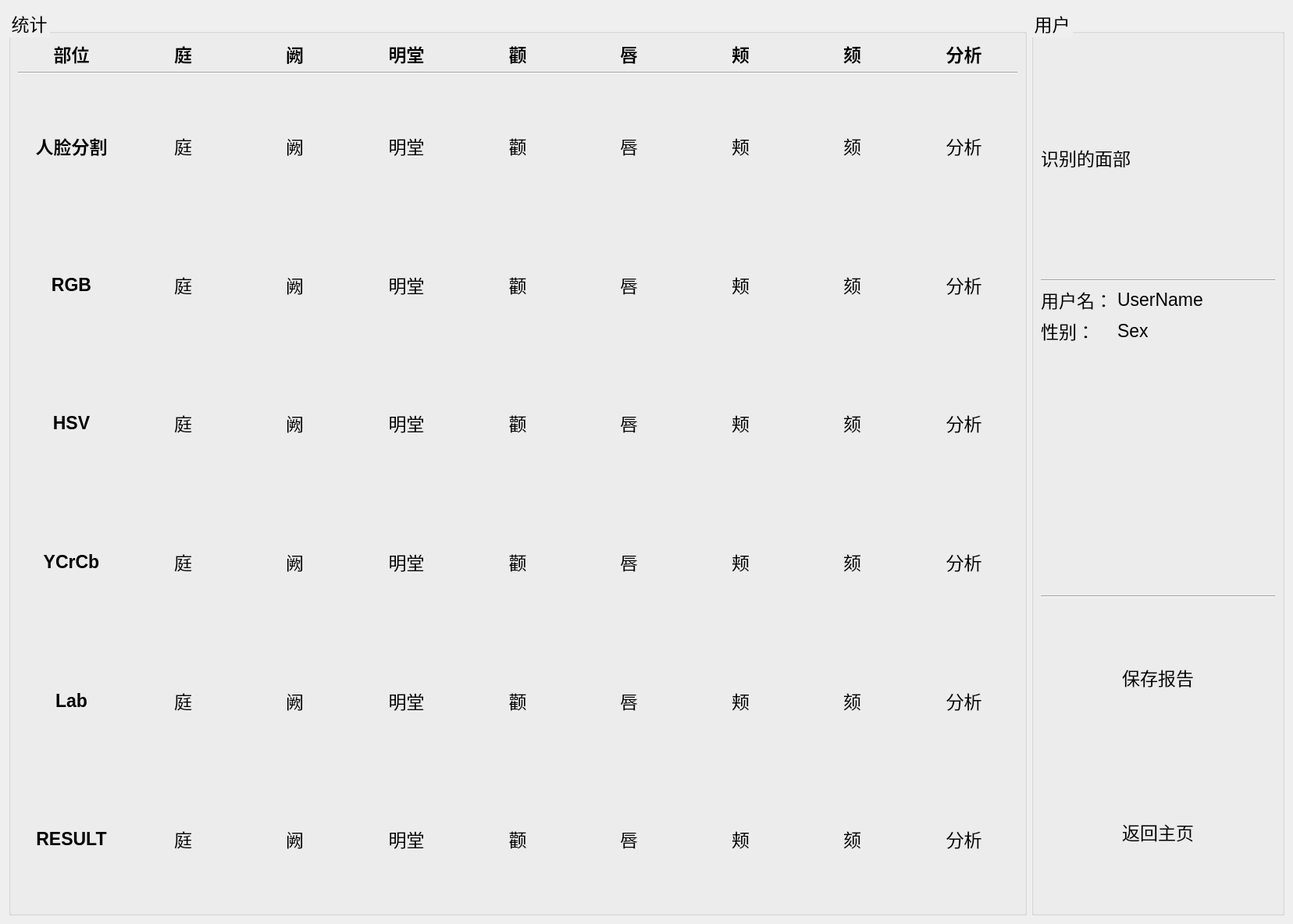
<?xml version="1.0" encoding="UTF-8"?>
<ui version="4.0">
 <class>Form</class>
 <widget class="QWidget" name="Form">
  <property name="geometry">
   <rect>
    <x>0</x>
    <y>0</y>
    <width>1656</width>
    <height>1184</height>
   </rect>
  </property>
  <property name="windowTitle">
   <string>Form</string>
  </property>
  <property name="styleSheet">
   <string notr="true">font-size:23px</string>
  </property>
  <layout class="QHBoxLayout" name="horizontalLayout" stretch="8,1">
   <item>
    <widget class="QGroupBox" name="groupBox">
     <property name="title">
      <string>统计</string>
     </property>
     <layout class="QVBoxLayout" name="verticalLayout_2" stretch="1,7,7,7,7,7,7,7">
      <item>
       <layout class="QHBoxLayout" name="horizontalLayout_header">
        <item>
         <widget class="QLabel" name="label_part_header">
          <property name="enabled">
           <bool>true</bool>
          </property>
          <property name="styleSheet">
           <string notr="true">font-weight:bold</string>
          </property>
          <property name="text">
           <string>部位</string>
          </property>
          <property name="alignment">
           <set>Qt::AlignCenter</set>
          </property>
         </widget>
        </item>
        <item>
         <widget class="QLabel" name="label_ting_header">
          <property name="styleSheet">
           <string notr="true">font-weight:bold</string>
          </property>
          <property name="text">
           <string>庭</string>
          </property>
          <property name="alignment">
           <set>Qt::AlignCenter</set>
          </property>
         </widget>
        </item>
        <item>
         <widget class="QLabel" name="label_label_que_herder">
          <property name="styleSheet">
           <string notr="true">font-weight:bold</string>
          </property>
          <property name="text">
           <string>阙</string>
          </property>
          <property name="alignment">
           <set>Qt::AlignCenter</set>
          </property>
         </widget>
        </item>
        <item>
         <widget class="QLabel" name="label_ming_tang_header">
          <property name="styleSheet">
           <string notr="true">font-weight:bold</string>
          </property>
          <property name="text">
           <string>明堂</string>
          </property>
          <property name="alignment">
           <set>Qt::AlignCenter</set>
          </property>
         </widget>
        </item>
        <item>
         <widget class="QLabel" name="lebel_quan_header">
          <property name="styleSheet">
           <string notr="true">font-weight:bold</string>
          </property>
          <property name="text">
           <string>颧</string>
          </property>
          <property name="alignment">
           <set>Qt::AlignCenter</set>
          </property>
         </widget>
        </item>
        <item>
         <widget class="QLabel" name="label_chun_header">
          <property name="styleSheet">
           <string notr="true">font-weight:bold</string>
          </property>
          <property name="text">
           <string>唇</string>
          </property>
          <property name="alignment">
           <set>Qt::AlignCenter</set>
          </property>
         </widget>
        </item>
        <item>
         <widget class="QLabel" name="label_jia_header">
          <property name="styleSheet">
           <string notr="true">font-weight:bold</string>
          </property>
          <property name="text">
           <string>颊</string>
          </property>
          <property name="alignment">
           <set>Qt::AlignCenter</set>
          </property>
         </widget>
        </item>
        <item>
         <widget class="QLabel" name="label_ke_header">
          <property name="styleSheet">
           <string notr="true">font-weight:bold</string>
          </property>
          <property name="text">
           <string>颏</string>
          </property>
          <property name="alignment">
           <set>Qt::AlignCenter</set>
          </property>
         </widget>
        </item>
        <item>
         <widget class="QLabel" name="label_fenxi_header">
          <property name="styleSheet">
           <string notr="true">font-weight:bold</string>
          </property>
          <property name="text">
           <string>分析</string>
          </property>
          <property name="alignment">
           <set>Qt::AlignCenter</set>
          </property>
         </widget>
        </item>
       </layout>
      </item>
      <item>
       <widget class="Line" name="line">
        <property name="orientation">
         <enum>Qt::Horizontal</enum>
        </property>
       </widget>
      </item>
      <item>
       <layout class="QHBoxLayout" name="horizontalLayout_user">
        <item>
         <widget class="QLabel" name="label_part_user">
          <property name="enabled">
           <bool>true</bool>
          </property>
          <property name="styleSheet">
           <string notr="true">font-weight:bold</string>
          </property>
          <property name="text">
           <string>人脸分割</string>
          </property>
          <property name="alignment">
           <set>Qt::AlignCenter</set>
          </property>
         </widget>
        </item>
        <item>
         <widget class="QLabel" name="label_ting_user">
          <property name="text">
           <string>庭</string>
          </property>
          <property name="alignment">
           <set>Qt::AlignCenter</set>
          </property>
         </widget>
        </item>
        <item>
         <widget class="QLabel" name="label_label_que_user">
          <property name="text">
           <string>阙</string>
          </property>
          <property name="alignment">
           <set>Qt::AlignCenter</set>
          </property>
         </widget>
        </item>
        <item>
         <widget class="QLabel" name="label_ming_tang_user">
          <property name="text">
           <string>明堂</string>
          </property>
          <property name="alignment">
           <set>Qt::AlignCenter</set>
          </property>
         </widget>
        </item>
        <item>
         <widget class="QLabel" name="lebel_quan_user">
          <property name="text">
           <string>颧</string>
          </property>
          <property name="alignment">
           <set>Qt::AlignCenter</set>
          </property>
         </widget>
        </item>
        <item>
         <widget class="QLabel" name="label_chun_user">
          <property name="text">
           <string>唇</string>
          </property>
          <property name="alignment">
           <set>Qt::AlignCenter</set>
          </property>
         </widget>
        </item>
        <item>
         <widget class="QLabel" name="label_jia_user">
          <property name="text">
           <string>颊</string>
          </property>
          <property name="alignment">
           <set>Qt::AlignCenter</set>
          </property>
         </widget>
        </item>
        <item>
         <widget class="QLabel" name="label_ke_user">
          <property name="text">
           <string>颏</string>
          </property>
          <property name="alignment">
           <set>Qt::AlignCenter</set>
          </property>
         </widget>
        </item>
        <item>
         <widget class="QLabel" name="label_fenxi_user">
          <property name="text">
           <string>分析</string>
          </property>
          <property name="alignment">
           <set>Qt::AlignCenter</set>
          </property>
         </widget>
        </item>
       </layout>
      </item>
      <item>
       <layout class="QHBoxLayout" name="horizontalLayout_rgb">
        <item>
         <widget class="QLabel" name="label_part_rgb">
          <property name="enabled">
           <bool>true</bool>
          </property>
          <property name="styleSheet">
           <string notr="true">font-weight:bold</string>
          </property>
          <property name="text">
           <string>RGB</string>
          </property>
          <property name="alignment">
           <set>Qt::AlignCenter</set>
          </property>
         </widget>
        </item>
        <item>
         <widget class="QLabel" name="label_ting_rgb">
          <property name="text">
           <string>庭</string>
          </property>
          <property name="alignment">
           <set>Qt::AlignCenter</set>
          </property>
         </widget>
        </item>
        <item>
         <widget class="QLabel" name="label_label_que_rgb">
          <property name="text">
           <string>阙</string>
          </property>
          <property name="alignment">
           <set>Qt::AlignCenter</set>
          </property>
         </widget>
        </item>
        <item>
         <widget class="QLabel" name="label_ming_tang_rgb">
          <property name="text">
           <string>明堂</string>
          </property>
          <property name="alignment">
           <set>Qt::AlignCenter</set>
          </property>
         </widget>
        </item>
        <item>
         <widget class="QLabel" name="lebel_quan_rgb">
          <property name="text">
           <string>颧</string>
          </property>
          <property name="alignment">
           <set>Qt::AlignCenter</set>
          </property>
         </widget>
        </item>
        <item>
         <widget class="QLabel" name="label_chun_rgb">
          <property name="text">
           <string>唇</string>
          </property>
          <property name="alignment">
           <set>Qt::AlignCenter</set>
          </property>
         </widget>
        </item>
        <item>
         <widget class="QLabel" name="label_jia_rgb">
          <property name="text">
           <string>颊</string>
          </property>
          <property name="alignment">
           <set>Qt::AlignCenter</set>
          </property>
         </widget>
        </item>
        <item>
         <widget class="QLabel" name="label_ke_rgb">
          <property name="text">
           <string>颏</string>
          </property>
          <property name="alignment">
           <set>Qt::AlignCenter</set>
          </property>
         </widget>
        </item>
        <item>
         <widget class="QLabel" name="label_fenxi_rgb">
          <property name="text">
           <string>分析</string>
          </property>
          <property name="alignment">
           <set>Qt::AlignCenter</set>
          </property>
         </widget>
        </item>
       </layout>
      </item>
      <item>
       <layout class="QHBoxLayout" name="horizontalLayout_hsv">
        <item>
         <widget class="QLabel" name="label_part_hsv">
          <property name="enabled">
           <bool>true</bool>
          </property>
          <property name="styleSheet">
           <string notr="true">font-weight:bold</string>
          </property>
          <property name="text">
           <string>HSV</string>
          </property>
          <property name="alignment">
           <set>Qt::AlignCenter</set>
          </property>
         </widget>
        </item>
        <item>
         <widget class="QLabel" name="label_ting_hsv">
          <property name="text">
           <string>庭</string>
          </property>
          <property name="alignment">
           <set>Qt::AlignCenter</set>
          </property>
         </widget>
        </item>
        <item>
         <widget class="QLabel" name="label_que_hsv">
          <property name="text">
           <string>阙</string>
          </property>
          <property name="alignment">
           <set>Qt::AlignCenter</set>
          </property>
         </widget>
        </item>
        <item>
         <widget class="QLabel" name="label_ming_tang_hsv">
          <property name="text">
           <string>明堂</string>
          </property>
          <property name="alignment">
           <set>Qt::AlignCenter</set>
          </property>
         </widget>
        </item>
        <item>
         <widget class="QLabel" name="lebel_quan_hsv">
          <property name="text">
           <string>颧</string>
          </property>
          <property name="alignment">
           <set>Qt::AlignCenter</set>
          </property>
         </widget>
        </item>
        <item>
         <widget class="QLabel" name="label_chun_hsv">
          <property name="text">
           <string>唇</string>
          </property>
          <property name="alignment">
           <set>Qt::AlignCenter</set>
          </property>
         </widget>
        </item>
        <item>
         <widget class="QLabel" name="label_jia_hsv">
          <property name="text">
           <string>颊</string>
          </property>
          <property name="alignment">
           <set>Qt::AlignCenter</set>
          </property>
         </widget>
        </item>
        <item>
         <widget class="QLabel" name="label_ke_hsv">
          <property name="text">
           <string>颏</string>
          </property>
          <property name="alignment">
           <set>Qt::AlignCenter</set>
          </property>
         </widget>
        </item>
        <item>
         <widget class="QLabel" name="label_fenxi_hsv">
          <property name="text">
           <string>分析</string>
          </property>
          <property name="alignment">
           <set>Qt::AlignCenter</set>
          </property>
         </widget>
        </item>
       </layout>
      </item>
      <item>
       <layout class="QHBoxLayout" name="horizontalLayout_ycrcb">
        <item>
         <widget class="QLabel" name="label_part_ycrcb">
          <property name="enabled">
           <bool>true</bool>
          </property>
          <property name="styleSheet">
           <string notr="true">font-weight:bold</string>
          </property>
          <property name="text">
           <string>YCrCb</string>
          </property>
          <property name="alignment">
           <set>Qt::AlignCenter</set>
          </property>
         </widget>
        </item>
        <item>
         <widget class="QLabel" name="label_ting_ycrcb">
          <property name="text">
           <string>庭</string>
          </property>
          <property name="alignment">
           <set>Qt::AlignCenter</set>
          </property>
         </widget>
        </item>
        <item>
         <widget class="QLabel" name="label_que_ycrcb">
          <property name="text">
           <string>阙</string>
          </property>
          <property name="alignment">
           <set>Qt::AlignCenter</set>
          </property>
         </widget>
        </item>
        <item>
         <widget class="QLabel" name="label_ming_tang_ycrcb">
          <property name="text">
           <string>明堂</string>
          </property>
          <property name="alignment">
           <set>Qt::AlignCenter</set>
          </property>
         </widget>
        </item>
        <item>
         <widget class="QLabel" name="lebel_quan_ycrcb">
          <property name="text">
           <string>颧</string>
          </property>
          <property name="alignment">
           <set>Qt::AlignCenter</set>
          </property>
         </widget>
        </item>
        <item>
         <widget class="QLabel" name="label_chun_ycrcb">
          <property name="text">
           <string>唇</string>
          </property>
          <property name="alignment">
           <set>Qt::AlignCenter</set>
          </property>
         </widget>
        </item>
        <item>
         <widget class="QLabel" name="label_jia_ycrcb">
          <property name="text">
           <string>颊</string>
          </property>
          <property name="alignment">
           <set>Qt::AlignCenter</set>
          </property>
         </widget>
        </item>
        <item>
         <widget class="QLabel" name="label_ke_ycrcb">
          <property name="text">
           <string>颏</string>
          </property>
          <property name="alignment">
           <set>Qt::AlignCenter</set>
          </property>
         </widget>
        </item>
        <item>
         <widget class="QLabel" name="label_fenxi_ycrcb">
          <property name="text">
           <string>分析</string>
          </property>
          <property name="alignment">
           <set>Qt::AlignCenter</set>
          </property>
         </widget>
        </item>
       </layout>
      </item>
      <item>
       <layout class="QHBoxLayout" name="horizontalLayout_lab">
        <item>
         <widget class="QLabel" name="label_part_lab">
          <property name="enabled">
           <bool>true</bool>
          </property>
          <property name="styleSheet">
           <string notr="true">font-weight:bold</string>
          </property>
          <property name="text">
           <string>Lab</string>
          </property>
          <property name="alignment">
           <set>Qt::AlignCenter</set>
          </property>
         </widget>
        </item>
        <item>
         <widget class="QLabel" name="label_ting_lab">
          <property name="text">
           <string>庭</string>
          </property>
          <property name="alignment">
           <set>Qt::AlignCenter</set>
          </property>
         </widget>
        </item>
        <item>
         <widget class="QLabel" name="label_que_lab">
          <property name="text">
           <string>阙</string>
          </property>
          <property name="alignment">
           <set>Qt::AlignCenter</set>
          </property>
         </widget>
        </item>
        <item>
         <widget class="QLabel" name="label_ming_tang_lab">
          <property name="text">
           <string>明堂</string>
          </property>
          <property name="alignment">
           <set>Qt::AlignCenter</set>
          </property>
         </widget>
        </item>
        <item>
         <widget class="QLabel" name="lebel_quan_lab">
          <property name="text">
           <string>颧</string>
          </property>
          <property name="alignment">
           <set>Qt::AlignCenter</set>
          </property>
         </widget>
        </item>
        <item>
         <widget class="QLabel" name="label_chun_lab">
          <property name="text">
           <string>唇</string>
          </property>
          <property name="alignment">
           <set>Qt::AlignCenter</set>
          </property>
         </widget>
        </item>
        <item>
         <widget class="QLabel" name="label_jia_lab">
          <property name="text">
           <string>颊</string>
          </property>
          <property name="alignment">
           <set>Qt::AlignCenter</set>
          </property>
         </widget>
        </item>
        <item>
         <widget class="QLabel" name="label_ke_lab">
          <property name="text">
           <string>颏</string>
          </property>
          <property name="alignment">
           <set>Qt::AlignCenter</set>
          </property>
         </widget>
        </item>
        <item>
         <widget class="QLabel" name="label_fenxi_lab">
          <property name="text">
           <string>分析</string>
          </property>
          <property name="alignment">
           <set>Qt::AlignCenter</set>
          </property>
         </widget>
        </item>
       </layout>
      </item>
      <item>
       <layout class="QHBoxLayout" name="horizontalLayout_result">
        <item>
         <widget class="QLabel" name="label_part_result">
          <property name="enabled">
           <bool>true</bool>
          </property>
          <property name="styleSheet">
           <string notr="true">font-weight:bold</string>
          </property>
          <property name="text">
           <string>RESULT</string>
          </property>
          <property name="alignment">
           <set>Qt::AlignCenter</set>
          </property>
         </widget>
        </item>
        <item>
         <widget class="QLabel" name="label_ting_result">
          <property name="text">
           <string>庭</string>
          </property>
          <property name="alignment">
           <set>Qt::AlignCenter</set>
          </property>
         </widget>
        </item>
        <item>
         <widget class="QLabel" name="label_que_result">
          <property name="text">
           <string>阙</string>
          </property>
          <property name="alignment">
           <set>Qt::AlignCenter</set>
          </property>
         </widget>
        </item>
        <item>
         <widget class="QLabel" name="label_ming_tang_result">
          <property name="text">
           <string>明堂</string>
          </property>
          <property name="alignment">
           <set>Qt::AlignCenter</set>
          </property>
         </widget>
        </item>
        <item>
         <widget class="QLabel" name="lebel_quan_result">
          <property name="text">
           <string>颧</string>
          </property>
          <property name="alignment">
           <set>Qt::AlignCenter</set>
          </property>
         </widget>
        </item>
        <item>
         <widget class="QLabel" name="label_chun_result">
          <property name="text">
           <string>唇</string>
          </property>
          <property name="alignment">
           <set>Qt::AlignCenter</set>
          </property>
         </widget>
        </item>
        <item>
         <widget class="QLabel" name="label_jia_result">
          <property name="text">
           <string>颊</string>
          </property>
          <property name="alignment">
           <set>Qt::AlignCenter</set>
          </property>
         </widget>
        </item>
        <item>
         <widget class="QLabel" name="label_ke_result">
          <property name="text">
           <string>颏</string>
          </property>
          <property name="alignment">
           <set>Qt::AlignCenter</set>
          </property>
         </widget>
        </item>
        <item>
         <widget class="QLabel" name="label_fenxi_result">
          <property name="text">
           <string>分析</string>
          </property>
          <property name="alignment">
           <set>Qt::AlignCenter</set>
          </property>
         </widget>
        </item>
       </layout>
      </item>
     </layout>
    </widget>
   </item>
   <item>
    <widget class="QGroupBox" name="groupBox_2">
     <property name="title">
      <string>用户</string>
     </property>
     <layout class="QVBoxLayout" name="verticalLayout_6" stretch="0">
      <item>
       <layout class="QVBoxLayout" name="verticalLayout_5" stretch="0,0,0,0,0">
        <property name="sizeConstraint">
         <enum>QLayout::SetDefaultConstraint</enum>
        </property>
        <item>
         <layout class="QVBoxLayout" name="verticalLayout_3">
          <item>
           <widget class="QLabel" name="label_face_drawed">
            <property name="sizePolicy">
             <sizepolicy hsizetype="Minimum" vsizetype="Fixed">
              <horstretch>0</horstretch>
              <verstretch>0</verstretch>
             </sizepolicy>
            </property>
            <property name="minimumSize">
             <size>
              <width>300</width>
              <height>300</height>
             </size>
            </property>
            <property name="text">
             <string>识别的面部</string>
            </property>
           </widget>
          </item>
         </layout>
        </item>
        <item>
         <widget class="Line" name="line_2">
          <property name="orientation">
           <enum>Qt::Horizontal</enum>
          </property>
         </widget>
        </item>
        <item>
         <layout class="QFormLayout" name="formLayout_2">
          <property name="labelAlignment">
           <set>Qt::AlignLeading|Qt::AlignLeft|Qt::AlignVCenter</set>
          </property>
          <item row="0" column="0">
           <widget class="QLabel" name="label">
            <property name="text">
             <string>用户名：</string>
            </property>
           </widget>
          </item>
          <item row="0" column="1">
           <widget class="QLabel" name="label_username">
            <property name="text">
             <string>UserName</string>
            </property>
           </widget>
          </item>
          <item row="1" column="0">
           <widget class="QLabel" name="label_3">
            <property name="text">
             <string>性别：</string>
            </property>
           </widget>
          </item>
          <item row="1" column="1">
           <widget class="QLabel" name="label_sex">
            <property name="text">
             <string>Sex</string>
            </property>
           </widget>
          </item>
         </layout>
        </item>
        <item>
         <widget class="Line" name="line_3">
          <property name="orientation">
           <enum>Qt::Horizontal</enum>
          </property>
         </widget>
        </item>
        <item>
         <layout class="QVBoxLayout" name="verticalLayout_7">
          <item>
           <widget class="QPushButton" name="pushButton_save_report">
            <property name="sizePolicy">
             <sizepolicy hsizetype="Minimum" vsizetype="Minimum">
              <horstretch>0</horstretch>
              <verstretch>0</verstretch>
             </sizepolicy>
            </property>
            <property name="text">
             <string>保存报告</string>
            </property>
            <property name="flat">
             <bool>true</bool>
            </property>
           </widget>
          </item>
          <item>
           <widget class="QPushButton" name="pushButton_back_home">
            <property name="sizePolicy">
             <sizepolicy hsizetype="Minimum" vsizetype="Minimum">
              <horstretch>0</horstretch>
              <verstretch>0</verstretch>
             </sizepolicy>
            </property>
            <property name="text">
             <string>返回主页</string>
            </property>
            <property name="flat">
             <bool>true</bool>
            </property>
           </widget>
          </item>
         </layout>
        </item>
       </layout>
      </item>
     </layout>
    </widget>
   </item>
  </layout>
 </widget>
 <resources/>
 <connections/>
</ui>
